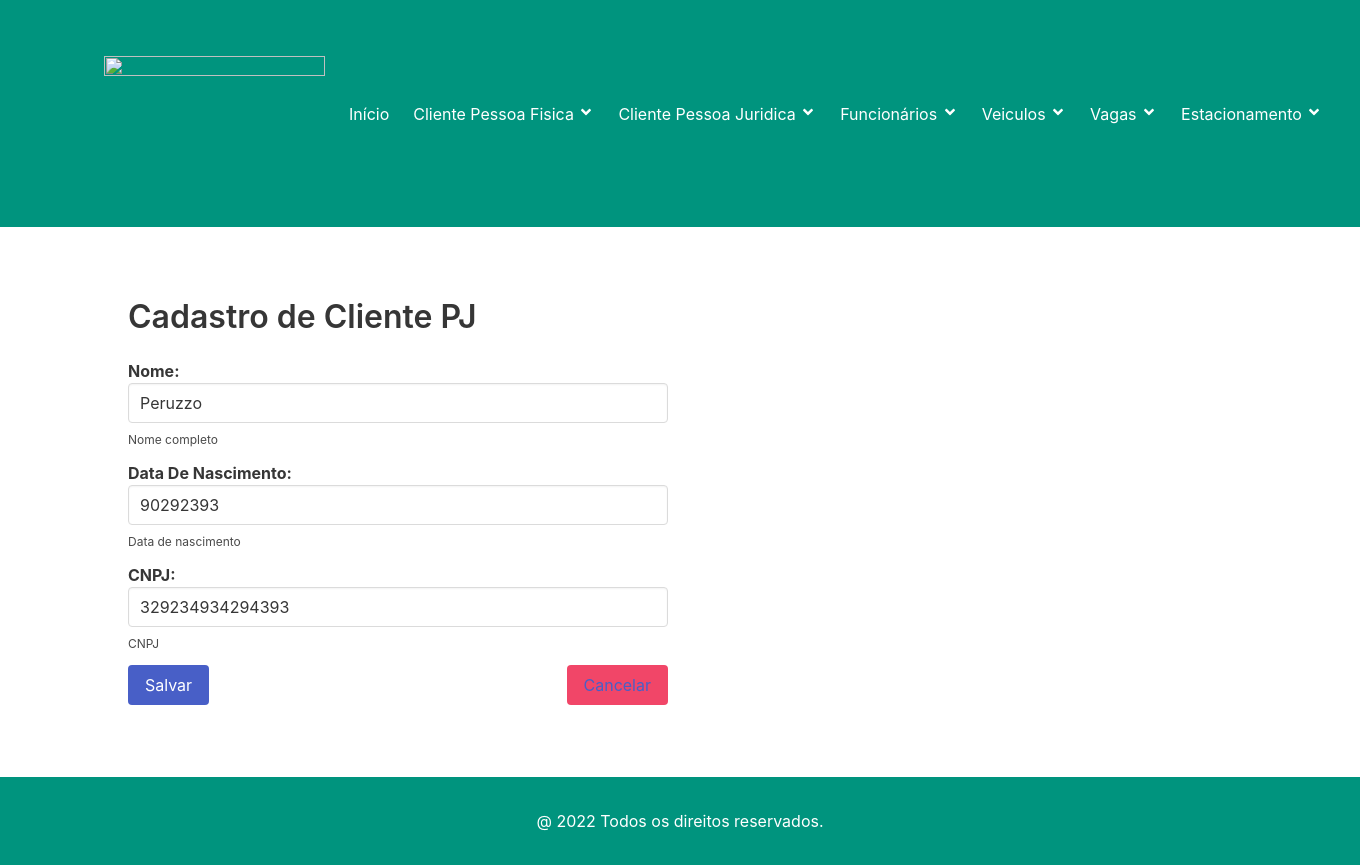
Screenshot of /5/clientepj/editar/ with the database file from the repository.
### home/models.py (models this page shows, shortened)
class Pessoa(models.Model):
    nome = models.CharField('Nome', max_length=50, help_text='Nome completo')
    datanascimento = models.CharField('Data de Nascimento', max_length=8, help_text='Data de nascimento')
    foto = StdImageField('Foto', upload_to='pessoas', variations={'thumbnail': {'width': 100, 'height': 100,
                                                                                'crop': True}}, delete_orphans=True,
                         null=True, blank=True)
    class Meta:
        verbose_name = "Pessoa"

### clientepj/models.py (models this page shows, shortened)
class Clientepj(Pessoa):
    cnpj = models.CharField('CNPJ', max_length=15, help_text='CNPJ')
    class Meta:
        verbose_name = 'Clientepj'
        verbose_name_plural = 'Clientespj'
        ordering = ['nome',]

### clientepj/views.py (the view)
# urls.py: path('<int:pk>/clientepj/editar/', ClientepjUpDateView.as_view(), name='clientepj_editar'),
class ClientepjUpDateView(SuccessMessageMixin, UpdateView):
    form_class = ClientepjModelForm
    model = Clientepj
    template_name = 'clientepj_form.html'
    success_url = reverse_lazy('clientespj')
    success_message = 'Cliente alterado com sucesso!'

### clientepj/forms.py
class ClientepjModelForm(forms.ModelForm):
    class Meta:
        model = Clientepj
        fields = ['nome', 'datanascimento', 'cnpj']
        widgets = {
            'nome': forms.TextInput(
                attrs={'class': 'input', 'type': 'text', 'placeholder': 'Digite o nome do cliente'}),
            'datanascimento': forms.TextInput(
                attrs={'class': 'input', 'type': 'text', 'placeholder': 'Digite a data de nascimento do cliente'}),
            'cnpj': forms.TextInput(
                attrs={'class': 'input', 'type': 'text', 'placeholder': 'Digite o cnpj do cliente'}),
        }
        error_messages = {
            'nome': {'required': 'O nome do cliente é um campo obrigatório'},
            'datanascimento': {'required': 'A data de nascimento do cliente é um campo obrigatório'},
            'cnpj': {'required': 'O CNPJ do cliente é um campo obrigatório',
                    'unique': 'CNPJ já cadastrado'},
        }

### clientepj/templates/clientepj_form.html (shortened to what this page needs)
{% extends "base.html" %}
{% block content %}
<section class="section">
    <div class="container">
        <div class="column is-mobile">
            <div class="column is-half is-off-set-one-quarter">
                <h3 class="title is-size-3">Cadastro de Cliente PJ</h3>
                <form method="POST" enctype="multipart/form-data">
                    {% for field in form %}
                    <div class="field">
                        {% if field.value is not empty %}
                        <label class="label is-capitalized">{{ field.label }}: {{ field }} </label>
                        {% else %}
                        <label class="label is-capitalized">{{ field.label }}: {{ field }} </label>
                        {% endif %}
                        {% if field.help_text %}
                        <p class="help">{{ field.help_text }}</p>
                        {% endif %}
                    </div>
                    {% endfor %}
                    <button class="button is-link is-primary" type="submit">Salvar</button>
                    <button class="button is-danger is-pulled-right" type="reset">
                        <a href="{% url 'clientespj' %}">Cancelar</a>
                    </button>
                </form>
            </div>
        </div>
    </div>
</section>
{% endblock %}

### rows the page displays
Pessoa: form "Peruzzo" "90292393"
Clientepj: form "329234934294393"

### other values shown
{{ field.label }} "Nome" "Data De Nascimento" "CNPJ"
{{ field.help_text }} "Nome completo" "Data de nascimento" "CNPJ"
